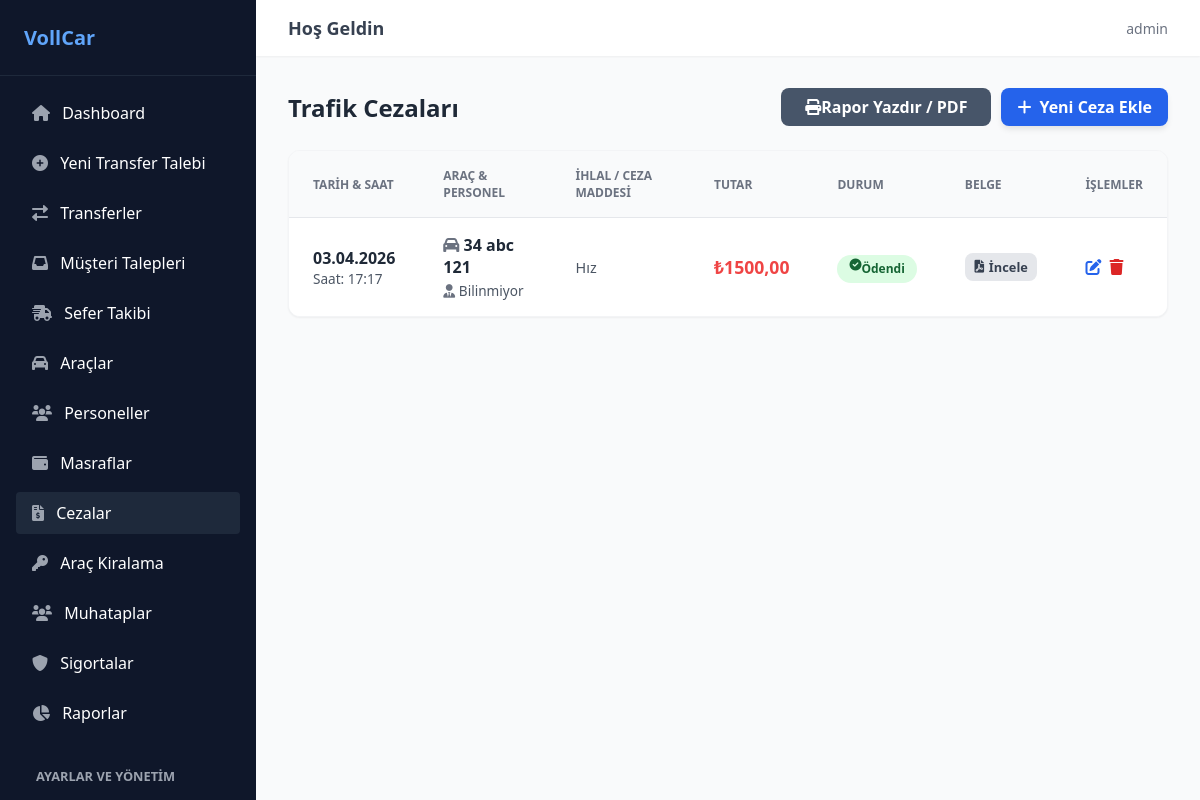
Screenshot of /cezalar/ (signed in) with the database file from the repository.
### transfer/models.py (models this page shows, shortened)
class Ceza(models.Model):
    arac = models.ForeignKey(Arac, on_delete=models.CASCADE, related_name='cezalar', verbose_name="Ceza Yiyen Araç")
    personel = models.ForeignKey(Personel, on_delete=models.SET_NULL, null=True, blank=True, related_name='cezalar', verbose_name="Aracı Kullanan Personel")
    tarih = models.DateField(verbose_name="Ceza Tarihi")
    saat = models.TimeField(null=True, blank=True, verbose_name="Ceza Saati")
    madde = models.CharField(max_length=200, verbose_name="Ceza Maddesi / İhlal Nedeni (Örn: Radar, Hatalı Park)")
    tutar = models.DecimalField(max_digits=10, decimal_places=2, verbose_name="Ceza Tutarı (₺)")
    son_odeme_tarihi = models.DateField(null=True, blank=True, verbose_name="İndirimli Son Ödeme Tarihi")
    odendi_mi = models.BooleanField(default=False, verbose_name="Ödendi mi?")
    aciklama = models.TextField(null=True, blank=True, verbose_name="Açıklama / Notlar")
    belge = models.FileField(upload_to='ceza_belgeleri/', null=True, blank=True, verbose_name="Ceza Makbuzu / Fotoğrafı")

class Arac(models.Model):
    VITES_SECENEKLERI = [
        ('manuel', 'Manuel'),
        ('otomatik', 'Otomatik'),
        ('yari_otomatik', 'Yarı Otomatik'),
    ]
    YAKIT_SECENEKLERI = [
        ('benzin', 'Benzin'),
        ('dizel', 'Dizel'),
        ('lpg', 'LPG'),
        ('elektrik', 'Elektrik'),
        ('hibrit', 'Hibrit'),
    ]
    DURUM_SECENEKLERI = [
        ('bosta', 'Faal (Boşta)'),
        ('musteride', 'Müşteride'),
        ('rehin', 'Rehin'),
        ('serviste', 'Serviste'),
    ]
    MULKIYET_SECENEKLERI = [
        ('sirket', 'Şirket Aracı'),
        ('kiralik', 'Kiralık'),
    ]
    IL_SECENEKLERI = [
        ('01', '01 - Adana'), ('02', '02 - Adıyaman'), ('03', '03 - Afyonkarahisar'),
        ('04', '04 - Ağrı'), ('05', '05 - Amasya'), ('06', '06 - Ankara'),
        ('07', '07 - Antalya'), ('08', '08 - Artvin'), ('09', '09 - Aydın'),
        ('10', '10 - Balıkesir'), ('11', '11 - Bilecik'), ('12', '12 - Bingöl'),
        ('13', '13 - Bitlis'), ('14', '14 - Bolu'), ('15', '15 - Burdur'),
        ('16', '16 - Bursa'), ('17', '17 - Çanakkale'), ('18', '18 - Çankırı'),
        ('19', '19 - Çorum'), ('20', '20 - Denizli'), ('21', '21 - Diyarbakır'),
        ('22', '22 - Edirne'), ('23', '23 - Elazığ'), ('24', '24 - Erzincan'),
        ('25', '25 - Erzurum'), ('26', '26 - Eskişehir'), ('27', '27 - Gaziantep'),
        ('28', '28 - Giresun'), ('29', '29 - Gümüşhane'), ('30', '30 - Hakkari'),
        ('31', '31 - Hatay'), ('32', '32 - Isparta'), ('33', '33 - Mersin'),
        ('34', '34 - İstanbul'), ('35', '35 - İzmir'), ('36', '36 - Kars'),
        ('37', '37 - Kastamonu'), ('38', '38 - Kayseri'), ('39', '39 - Kırklareli'),
        ('40', '40 - Kırşehir'), ('41', '41 - Kocaeli'), ('42', '42 - Konya'),
        ('43', '43 - Kütahya'), ('44', '44 - Malatya'), ('45', '45 - Manisa'),
        ('46', '46 - Kahramanmaraş'), ('47', '47 - Mardin'), ('48', '48 - Muğla'),
        ('49', '49 - Muş'), ('50', '50 - Nevşehir'), ('51', '51 - Niğde'),
        ('52', '52 - Ordu'), ('53', '53 - Rize'), ('54', '54 - Sakarya'),
        ('55', '55 - Samsun'), ('56', '56 - Siirt'), ('57', '57 - Sinop'),
        ('58', '58 - Sivas'), ('59', '59 - Tekirdağ'), ('60', '60 - Tokat'),
        ('61', '61 - Trabzon'), ('62', '62 - Tunceli'), ('63', '63 - Şanlıurfa'),
        ('64', '64 - Uşak'), ('65', '65 - Van'), ('66', '66 - Yozgat'),
        ('67', '67 - Zonguldak'), ('68', '68 - Aksaray'), ('69', '69 - Bayburt'),
        ('70', '70 - Karaman'), ('71', '71 - Kırıkkale'), ('72', '72 - Batman'),
        ('73', '73 - Şırnak'), ('74', '74 - Bartın'), ('75', '75 - Ardahan'),
        ('76', '76 - Iğdır'), ('77', '77 - Yalova'), ('78', '78 - Karabük'),
        ('79', '79 - Kilis'), ('80', '80 - Osmaniye'), ('81', '81 - Düzce')
    ]
    arac_kodu = models.CharField(max_length=50, unique=True, null=True, blank=True)
    plaka = models.CharField(max_length=20, unique=True)
    kapasite = models.PositiveIntegerField(default=4)
    il_kodu = models.CharField(max_length=10, choices=IL_SECENEKLERI, null=True, blank=True)
    firma = models.ForeignKey('Firma', on_delete=models.SET_NULL, null=True, blank=True, verbose_name="Şirket")
    arac_turu = models.ForeignKey(AracTuru, on_delete=models.SET_NULL, null=True, blank=True)
    tescil_sira_no = models.CharField(max_length=50, null=True, blank=True)
    renk = models.CharField(max_length=30, null=True, blank=True)
    sase_no = models.CharField(max_length=100, null=True, blank=True)
    motor_no = models.CharField(max_length=100, null=True, blank=True)
    marka = models.CharField(max_length=50, null=True, blank=True)
    model_tanim = models.CharField(max_length=100, null=True, blank=True)
    vites = models.CharField(max_length=20, choices=VITES_SECENEKLERI, null=True, blank=True)
    yakit_tipi = models.CharField(max_length=20, choices=YAKIT_SECENEKLERI, null=True, blank=True)
    arac_durumu = models.CharField(max_length=20, choices=DURUM_SECENEKLERI, default='bosta')
    arac_kimde = models.CharField(max_length=100, null=True, blank=True)
    ilk_tescil_tarihi = models.DateField(null=True, blank=True)
    tescil_tarihi = models.DateField(null=True, blank=True)
    model_yili = models.PositiveIntegerField(null=True, blank=True)
    segment = models.CharField(max_length=50, null=True, blank=True)
    mulkiyet_durumu = models.CharField(max_length=20, choices=MULKIYET_SECENEKLERI, default='sirket')
    muayene_tarihi = models.DateField(null=True, blank=True)
    egzoz_emisyon_tarihi = models.DateField(null=True, blank=True)
    cekici_ruhsati_tarihi = models.DateField(null=True, blank=True)
    serusefer_tarihi = models.DateField(null=True, blank=True)
    resim = models.ImageField(upload_to='arac_resimleri/', null=True, blank=True)

class Personel(models.Model):
    CALISMA_TURLERI = [
        ('tam_zamanli', 'Tam Zamanlı'),
        ('yari_zamanli', 'Yarı Zamanlı'),
        ('serbest', 'Freelance/Sözleşmeli'),
    ]
    ad_soyad = models.CharField(max_length=100, null=True, blank=True)
    ad = models.CharField(max_length=50, null=True, blank=True)
    soyad = models.CharField(max_length=50, null=True, blank=True)
    telefon = models.CharField(max_length=20)
    is_baslama_tarihi = models.DateField(null=True, blank=True)
    is_ayrilis_tarihi = models.DateField(null=True, blank=True)
    calisma_turu = models.CharField(max_length=20, choices=CALISMA_TURLERI, default='tam_zamanli')
    gorevi = models.CharField(max_length=100, null=True, blank=True)
    aktif_mi = models.BooleanField(default=True)

### transfer/views.py (the view)
# urls.py: path('cezalar/', staff_only(views.ceza_listesi), name='ceza_listesi'),
@login_required
def ceza_listesi(request):
    cezalar = Ceza.objects.all().order_by('-tarih')
    return render(request, 'transfer/ceza_listesi.html', {'cezalar': cezalar})

### transfer/templates/transfer/ceza_listesi.html (shortened to what this page needs)
{% extends "transfer/base.html" %}
{% block content %}
<div class="card-container-large">
    <div class="card-header">
        <h1 class="card-title">Trafik Cezaları</h1>
        <div style="display: flex; gap: 10px;">
            <a href="{% url 'ceza_raporu_belge' %}" target="_blank" class="btn-gray" style="background: #475569; color: white;">
                <i class="fas fa-print"></i> Rapor Yazdır / PDF
            </a>
            <a href="{% url 'ceza_ekle' %}" class="btn-blue">
                <i class="fas fa-plus"></i> Yeni Ceza Ekle
            </a>
        </div>
    </div>
    <div class="table-container">
        <table class="data-table">
            <thead>
                <tr>
                    <th>Tarih & Saat</th>
                    <th>Araç & Personel</th>
                    <th>İhlal / Ceza Maddesi</th>
                    <th>Tutar</th>
                    <th>Durum</th>
                    <th>Belge</th>
                    <th>İşlemler</th>
                </tr>
            </thead>
            <tbody>
                {% for ceza in cezalar %}
                <tr>
                    <td>
                        <div class="table-text-bold">{{ ceza.tarih|date:"d.m.Y" }}</div>
                        <div class="table-text-muted" style="font-size: 0.85rem;">Saat: {{ ceza.saat|time:"H:i"|default:"Bilinmiyor" }}</div>
                    </td>
                    <td>
                        <div class="table-text-bold" style="color: #1f2937;"><i class="fas fa-car mr-1" style="color:#6b7280;"></i> {{ ceza.arac.plaka }}</div>
                        <div class="table-text-muted" style="font-size: 0.85rem; margin-top:0.2rem;">
                            <i class="fas fa-user-tie mr-1" style="color:#6b7280;"></i> {{ ceza.personel.ad_soyad|default:"Bilinmiyor" }}
                        </div>
                    </td>
                    <td>
                        <div style="color: #4b5563; font-size: 0.9rem;">{{ ceza.madde }}</div>
                    </td>
                    <td>
                        <div class="table-text-bold" style="color: #ef4444; font-size: 1.1rem;">
                            ₺{{ ceza.tutar }}
                        </div>
                    </td>
                    <td>
                        {% if ceza.odendi_mi %}
                            <span class="badge badge-green"><i class="fas fa-check-circle mr-1"></i> Ödendi</span>
                        {% else %}
                            <span class="badge badge-red"><i class="fas fa-times-circle mr-1"></i> Ödenmedi</span>
                            {% if ceza.son_odeme_tarihi %}
                                <div style="font-size: 0.75rem; color: #ef4444; margin-top: 0.3rem;">Son: {{ ceza.son_odeme_tarihi|date:"d.m.Y" }}</div>
                            {% endif %}
                        {% endif %}
                    </td>
                    <td style="text-align: center;">
                        {% if ceza.belge %}
                            <a href="{{ ceza.belge.url }}" target="_blank" class="btn-gray" style="padding: 0.3rem 0.6rem; font-size: 0.8rem; display: inline-flex; align-items: center; gap: 0.3rem;">
                                <i class="fas fa-file-pdf"></i> İncele
                            </a>
                        {% else %}
                            <span style="color: #9ca3af; font-size: 0.8rem;">Belge Yok</span>
                        {% endif %}
                    </td>
                    <td>
                        <div class="action-buttons">
                            <a href="{% url 'ceza_duzenle' ceza.id %}" class="action-btn-blue" title="Düzenle"><i class="fas fa-edit"></i></a>
                            <a href="{% url 'ceza_sil' ceza.id %}" class="action-btn-red" title="Sil"><i class="fas fa-trash"></i></a>
                        </div>
                    </td>
                </tr>
                {% endfor %}
            </tbody>
        </table>
    </div>
</div>
{% endblock %}

### transfer/templates/transfer/base.html (shortened to what this page needs)
{% load static %}
<!DOCTYPE html>
<html lang="tr">
<head>
    <link rel="stylesheet" href="{% static 'transfer/css/style.css' %}">
    <link rel="stylesheet" href="https://cdnjs.cloudflare.com/ajax/libs/font-awesome/6.0.0/css/all.min.css">
</head>
<body>
    <div class="app-container">
        <aside class="sidebar" style="overflow-y: auto; height: 100vh;">
            <div class="sidebar-header">
                VollCar
            </div>
            <nav class="sidebar-nav">
                {% if request.user.is_staff %}
                <a href="{% url 'dashboard' %}" class="nav-link {% if request.resolver_match.url_name == 'dashboard' %}active{% endif %}">
                    <i class="fas fa-home"></i> Dashboard
                </a>
                {% endif %}
                <a href="{% url 'transfer_ekle' %}" class="nav-link {% if request.resolver_match.url_name == 'transfer_ekle' %}active{% endif %}">
                    <i class="fas fa-plus-circle"></i> Yeni Transfer Talebi
                </a>
                <a href="{% url 'transfer_listesi' %}" class="nav-link {% if request.resolver_match.url_name == 'transfer_listesi' %}active{% endif %}">
                    <i class="fas fa-exchange-alt"></i> Transferler
                </a>
                {% if request.user.is_staff %}
                <a href="{% url 'transfer_talep_listesi' %}" class="nav-link {% if request.resolver_match.url_name == 'transfer_talep_listesi' %}active{% endif %}">
                    <i class="fas fa-inbox"></i> Müşteri Talepleri
                </a>
                <a href="{% url 'sefer_listesi' %}" class="nav-link {% if request.resolver_match.url_name == 'sefer_listesi' %}active{% endif %}">
                    <i class="fas fa-shipping-fast"></i> Sefer Takibi
                </a>
                <a href="{% url 'arac_listesi' %}" class="nav-link {% if request.resolver_match.url_name == 'arac_listesi' or request.resolver_match.url_name == 'arac_ekle' %}active{% endif %}">
                    <i class="fas fa-car"></i> Araçlar
                </a>
                <a href="{% url 'personel_listesi' %}" class="nav-link {% if request.resolver_match.url_name == 'personel_listesi' or request.resolver_match.url_name == 'personel_ekle' %}active{% endif %}">
                    <i class="fas fa-users"></i> Personeller
                </a>
                <a href="{% url 'masraf_listesi' %}" class="nav-link {% if 'masraf' in request.resolver_match.url_name %}active{% endif %}">
                    <i class="fas fa-wallet"></i> Masraflar
                </a>
                <a href="{% url 'ceza_listesi' %}" class="nav-link {% if 'ceza' in request.resolver_match.url_name %}active{% endif %}">
                    <i class="fas fa-file-invoice-dollar"></i> Cezalar
                </a>
                <a href="{% url 'kiralama_listesi' %}" class="nav-link {% if 'kiralama' in request.resolver_match.url_name %}active{% endif %}">
                    <i class="fas fa-key"></i> Araç Kiralama
                </a>
                <a href="{% url 'muhatap_listesi' %}" class="nav-link {% if 'muhatap' in request.resolver_match.url_name %}active{% endif %}">
                    <i class="fas fa-users"></i> Muhataplar
                </a>
                <a href="{% url 'sigorta_listesi' %}" class="nav-link {% if 'sigorta' in request.resolver_match.url_name %}active{% endif %}">
                    <i class="fas fa-shield-alt"></i> Sigortalar
                </a>
                <a href="{% url 'raporlar_ana' %}" class="nav-link {% if 'rapor' in request.resolver_match.url_name %}active{% endif %}">
                    <i class="fas fa-chart-pie"></i> Raporlar
                </a>
                <div style="padding: 10px 20px; font-size: 0.8rem; color: #9ca3af; text-transform: uppercase; font-weight: bold; margin-top: 15px;">Ayarlar ve Yönetim</div>
                {% endif %}
            </nav>
        </aside>
        <main class="main-content">
            <header class="top-header">
                <h2 class="header-title">Hoş Geldin</h2>
                <div class="user-actions">
                    <span class="user-info">{{ user.username }}</span>
                </div>
            </header>
            <div class="content-wrapper">
                {% block content %}
                {% endblock %}
            </div>
        </main>
    </div>
</body>
</html>

### rows the page displays
Ceza: tarih "03.04.2026", saat "17:17", arac.plaka "34 abc 121", personel.ad_soyad "Bilinmiyor", madde "Hız", tutar "1500,00", odendi_mi True (drawn)

### other values shown
{{ user.username }} "admin"
